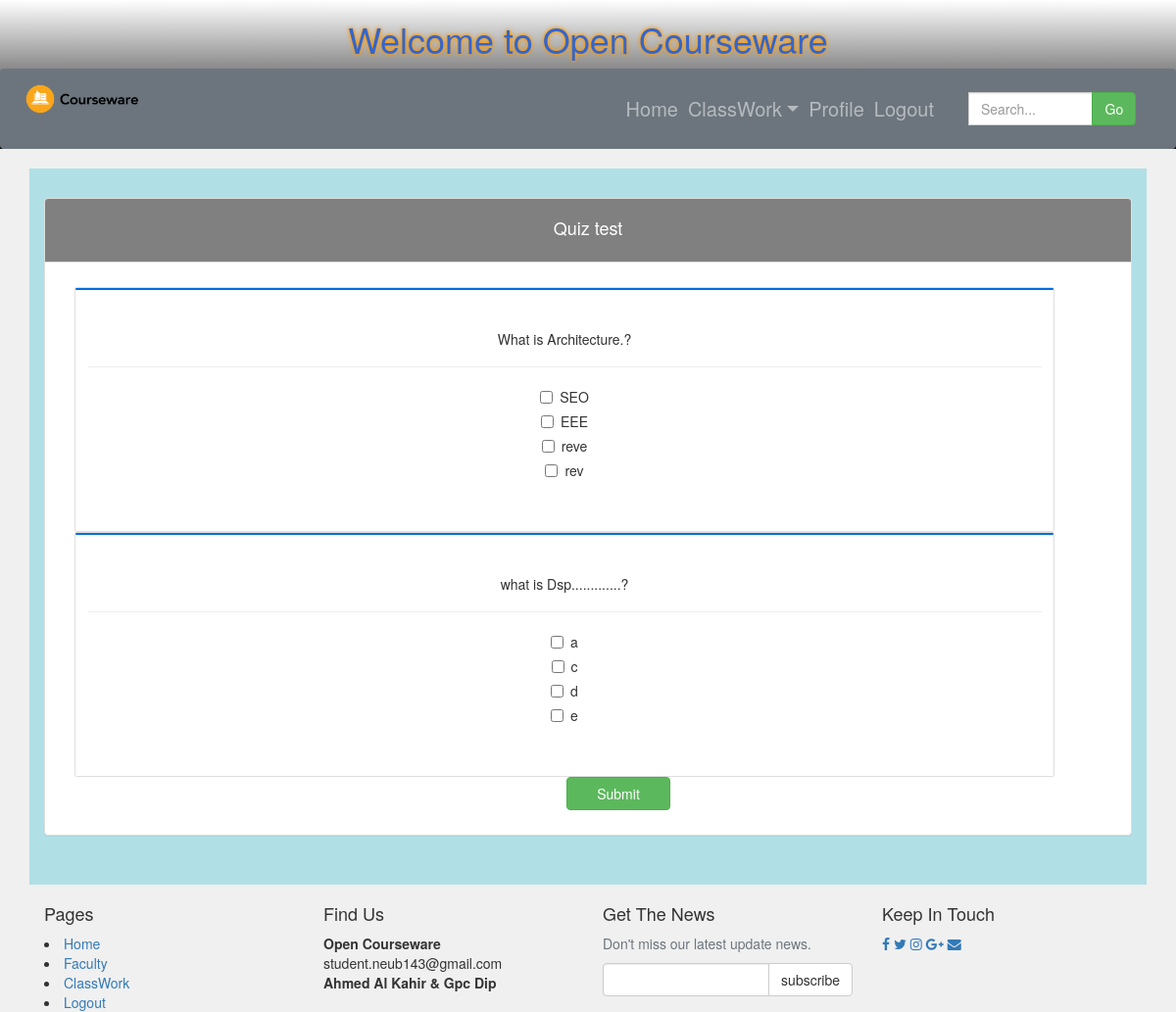
/student/quize.php, run on the app's committed database.
### tables this page shows
CREATE TABLE `quiz_question` (
  `id` int(11) NOT NULL,
  `tname` text NOT NULL,
  `cname` text NOT NULL,
  `question` text NOT NULL,
  `o1` text NOT NULL,
  `o2` text NOT NULL,
  `o3` text NOT NULL,
  `o4` text NOT NULL,
  `ans` text NOT NULL,
  `mark` int(100) NOT NULL
);

### student/quize.php (the view, shortened to what this page needs)
<?php
		include("include/config.php")
?>
<!DOCTYPE html>
<html>
<head>
		<link rel="stylesheet" type="text/css" href="home.css">
		<link rel="stylesheet" href="styles/bootstrap-337.min.css">
		<link rel="stylesheet" href="styles/style.css">
		<link rel="stylesheet" href="font-awsome/css/font-awesome.min.css">
</head>
<body>
<div class="wrapper" style="background-image: linear-gradient(white, black);">
	 <div class="container" >
	 <h1 class="text-center" style="color:#3366cc; text-shadow: 0 0 3px #ff9900, 0 0 5px #ff9900;"> Welcome to Open Courseware</h1>
     </div>
		<nav class="navbar navbar-expand-sm bg-secondary navbar-dark">
		     <a class="navbar-brand" href="Home.php">
		   <img src="image/Courseware.png" alt="logo" style="width:20%;">
		   </a>
		  <ul class="navbar-nav mr-5">
		      <li class="nav-item"><a style="font-size:20px;"class="nav-link" href="Home.php">Home</a></li>
		         <li class="nav-item dropdown">
					<a style="font-size:20px;"href="#"  class="nav-link dropdown-toggle" href="#" id="navbardrop" data-toggle="dropdown">ClassWork</a>
				</li>
				 <li class="nav-item">
					  <a style="font-size:20px;" href="profile.php" class="nav-link"> Profile </a>
				</li>
				<li><a style="font-size:20px;" href="../Home/teacherlogin.php" class="nav-link">Logout </a></li>
			</ul>
			<div class="mr-5">
					<div class="input-group   row ">
						<div class="col-lg-10 pdr">
							<input type="text" class="form-control" placeholder="Search...">
						</div>
					    <div class="input-group-append col-lg-2 pdl">
					      <button class="btn btn-success" type="submit">Go</button>
					     </div>
					  </div>
				</div>
	</nav>
</div>
<div class="container my-3 py-5 text-center" style="background-color:powderblue;">
	<div class="panel panel-default">
		<div style="text-align:center; background-color: gray; " class="panel-heading pt-3 ">
			<label  ><h4 style="color: white;">Quiz test</h4></label>
		</div>
		<div class="panel-body">
			<div class="container my-3 py-15 text-center">
			<?php
				$sql1= "select * from quiz_question";
				$rec= mysqli_query($conn,$sql1);
				while($arr=mysqli_fetch_array($rec))
					{
			echo '<div class=\'row\'>';
			echo	'<div class=\'col-sm-9 col-md-9\'>';
			echo		'<div class=\'view overlay zoom\'>';
			echo			'<div class=\'card\' style=\'width: 100rem; height: 25rem;\'>';
			echo			'<div class=\'card bg-primary text-white\'>';
			echo			'</div>';
			echo				'<div class=\'card-body\'>';
			echo				'<br>';
			echo				'<h5  >'.$arr['question'].'</h5>';
			echo				'<hr>';
			echo				'<div class=\'checkbox\'><label><input type=\'checkbox\' >' .$arr['o1'].'</label></div>';
			echo				'<div class=\'checkbox\'><label><input type=\'checkbox\' >' .$arr['o2'].'</label></div>';
			echo				'<div class=\'checkbox\'><label><input type=\'checkbox\' >' .$arr['o3'].'</label></div>';
			echo				'<div class=\'checkbox\'><label><input type=\'checkbox\' >' .$arr['o4'].'</label></div>';
			echo				'</div>
						</div>
					</div>
				</div>
					</div>';}
			?>
			<button class="btn btn-success pr-5 pl-5">Submit</button>
				</div>
				</div>
		</div>
	</div>
		  <div class="footer">
			<div class="container">
				<div class="row">
					<div class="col-sm-6 col-md-3">
						<h4>Pages</h4>
							<li><a href="Home.php">Home</a></li>
							<li><a href="Facultyprofile.php">Faculty</a></li>
							<li><a href="classwork.php">ClassWork</a></li>
							<li><a href="#">Logout</a></li>
					</div>
					<div class="col-sm-6 col-md-3">
						<h4>Find Us</h4>
						<p>
							<strong> Open Courseware </strong>
							<br>student.neub143@gmail.com
							<br><strong> Ahmed Al Kahir & Gpc Dip </strong>
						</p>
					</div>
					<div class="col-sm-6 col-md-3">
						<h4>Get The News</h4>
						<p class="text-muted">
							Don't miss our latest update news.
						</p>
						<form action="" method="post" target="popupwindow" onsubmit="window.open('', 'popupwindow', 'scrollbars=yes,width=550,height=520');return true" method="post">
							<div class="input-group">
								<input type="text" class="form-control" name="email">
								<span class="input-group-btn">
									<input type="submit" value="subscribe" class="btn btn-default">
								</span>
							</div>
						</form>
					</div>
					<div class="col-sm-6 col-md-3">
						<h4>Keep In Touch</h4>
						<p class="social">
							<a href="http://facebook.com" class="fa fa-facebook"></a>
							<a href="#" class="fa fa-twitter"></a>
							<a href="#" class="fa fa-instagram"></a>
							<a href="#" class="fa fa-google-plus"></a>
							<a href="#" class="fa fa-envelope"></a>
						</p>
					</div>
        </div>
    </div>
</div>
</body>
</html>

### student/styles/style.css (style rules this page uses)
body { font-size: 14px; line-height: 1.42857143; color: #333333; background: #f0f0f0; overflow-x: hidden; }
.navbar { background: #ffffff; }
.navbar-brand { float: left; padding: 10px 15px; font-size: 18px; line-height: 20px; height: 70px; }
.pdr { padding-right: 0px; }
.pdl { padding-left: 0px; }

### data on the page
quiz_question: question "What is Architecture.?", o1 "SEO", o2 "EEE", o3 "reve", o4 "rev"
quiz_question: question "what is Dsp.............?", o1 "a", o2 "c", o3 "d", o4 "e"
